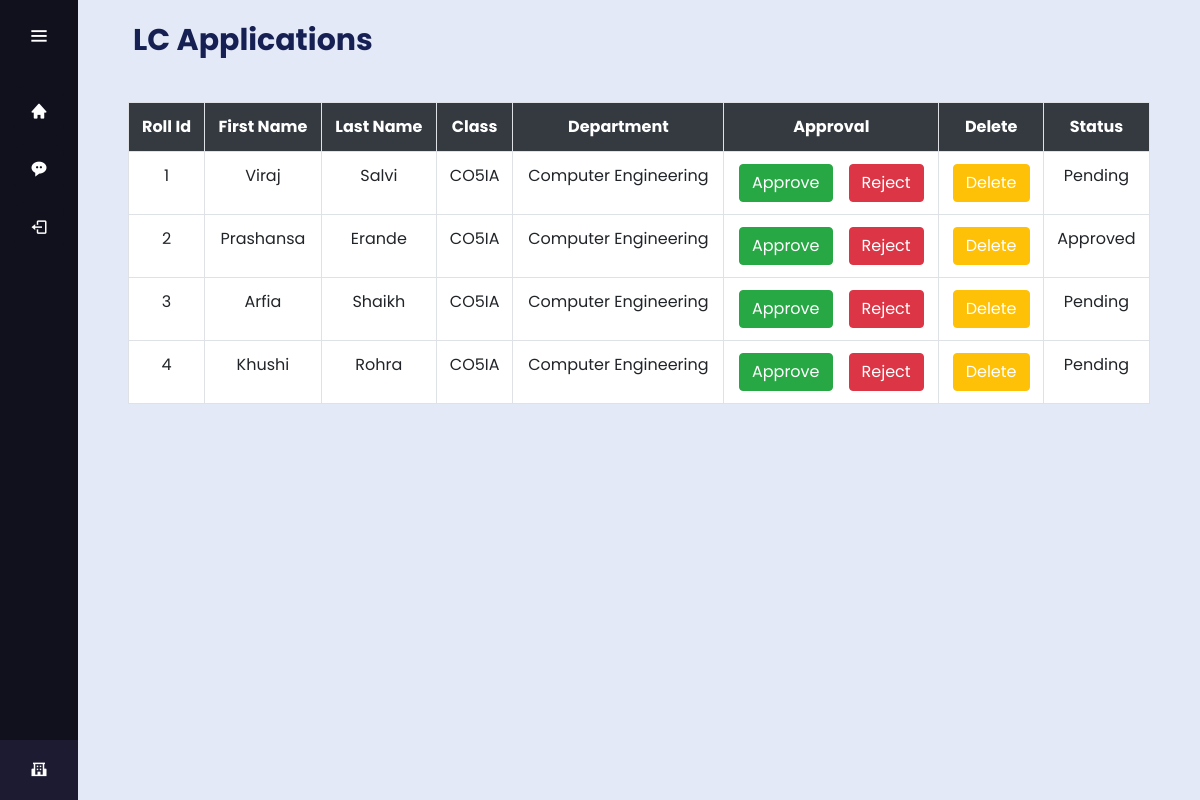
Screenshot of /scholarshipdepartment/view.php with the database file from the repository.
### tables this page shows
CREATE TABLE `apply_leave` (
  `id` int(11) DEFAULT NULL,
  `name` varchar(255) DEFAULT NULL,
  `lastname` varchar(255) DEFAULT NULL,
  `Class` varchar(20) NOT NULL,
  `department` varchar(255) DEFAULT NULL,
  `admin_status` varchar(20) NOT NULL,
  `admin_remark` varchar(255) NOT NULL,
  `hod_status` varchar(20) NOT NULL,
  `hod_remark` varchar(20) NOT NULL,
  `lib_status` varchar(20) NOT NULL,
  `lib_remark` varchar(20) NOT NULL,
  `lab_status` varchar(20) NOT NULL,
  `lab_remark` varchar(20) NOT NULL,
  `sch_status` varchar(20) NOT NULL,
  `sch_remark` varchar(20) NOT NULL
);

### scholarshipdepartment/view.php (the view, shortened to what this page needs)
<?php
$host = "127.0.0.1";
$user = "root";
$password = "";
$db_name = "leave_management";
$con = mysqli_connect($host, $user, $password, $db_name);
$q = "select * from apply_leave ";
$query = mysqli_query($con,$q);
?>
<!DOCTYPE html>
<html lang="en" dir="ltr">
  <head>
    <link rel="stylesheet" href="style.css">
    <link href='https://unpkg.com/boxicons@2.0.7/css/boxicons.min.css' rel='stylesheet'>
     <link rel="stylesheet" href="https://maxcdn.bootstrapcdn.com/bootstrap/4.0.0/css/bootstrap.min.css">
 <link rel="stylesheet" type="text/css" href="http://ajax.aspnetcdn.com/ajax/jquery.dataTables/1.9.4/css/jquery.dataTables.css">
   </head>
<body>
<div class="sidebar" >
    <div class="logo-details">
        <i class='bx bx-menu' id="btn" ></i>
    </div>
    <ul class="nav-list">
    <li>
       <a href="scholarshipdepartment.php">
         <i class='bx bxs-home icon' ></i>
       </a>
      </li>
     <li>
       <a href="view.php">
         <i class='bx bxs-message-rounded-dots icon' ></i>
       </a>
     </li>
     <li>
      <a href="../login.php">
        <i class='bx bx-log-out' ></i>
      </a>
    </li>
     <li class="profile">
         <i class='bx bxs-school' id="log_out" ></i>
     </li>
    </ul>
  </div>
  <section class="home-section">
  <div class="w3-main" style="margin-left:50px;margin-right:50px;">
    <header class="w3-container" style="padding-top:22px">
        <h5>
            <div style= "padding-left : 5px">
               <div style="color: #0a1449f1; font-size: 30px;">
            <b> LC  Applications</b><br><br>
        </h5>
    </header>
    <form method="POST" >
    <table  id="tabledata" class=" table table-striped table-hover table-bordered">
 <tr class="bg-dark text-white text-center" >
 <th> Roll Id</th>
 <th> First Name </th>
 <th> Last Name </th>
 <th> Class </th>
 <th> Department </th>
 <th> Approval </th>
 <th> Delete </th>
 <th> Status </th>
</tr>
<?php
while($res = mysqli_fetch_array($query))
{
  echo  "<tr class='text-center' style='background-color:white' >";
  echo  "<td > ".$res['id']." </td>";
  echo  "<td > ".$res['name']."</td>";
  echo  "<td > ".$res['lastname']."</td>";
  echo  "<td > ".$res['Class']." </td>";
  echo  "<td > ".$res['department']."  </td>";
  echo  "<td > <button type = 'submit' name='approved' method = 'POST' class='btn btn-success'> <a href='approve.php?id=$res[id]'class='text-white'> Approve  </a></button>&emsp;<button type = 'submit' name='rejected' method = 'POST' class='btn-danger btn'> <a href='reject.php?id=$res[id]'class='text-white'> Reject  </a></button></td>";
  echo  "<td > <button  class='btn btn-warning'> <a href='delete.php?id=$res[id]'class='text-white'> Delete  </a></button></td>";
  $rid = $res['id'];
  $res=mysqli_query($con,"select sch_status from apply_leave where id= $rid;");
  $row=mysqli_fetch_row($res);
  echo "<td > ".$row[0]."</td>";
}
?>
 </table>
</form>
</section>
</body>
</html>

### scholarshipdepartment/style.css (style rules this page uses)
* { margin: 0; padding: 0; box-sizing: border-box; font-family: "Poppins" , sans-serif; }
.sidebar { position: fixed; left: 0; top: 0; height: 100%; width: 78px; background: #11101D; padding: 6px 14px; z-index: 99; transition: all 0.5s ease; }
.sidebar .logo-details { height: 60px; display: flex; align-items: center; position: relative; }
.sidebar .logo-details #btn { position: absolute; top: 50%; right: 0; transform: translateY(-50%); font-size: 22px; transition: all 0.4s ease; font-size: 23px; text-align: center; cursor: pointer; transition: all 0.5s ease; }
.sidebar i { color: #fff; height: 60px; min-width: 50px; font-size: 28px; text-align: center; line-height: 60px; }
.sidebar .nav-list { margin-top: 20px; height: 100%; }
.sidebar li { position: relative; margin: 8px 0; list-style: none; }
.sidebar li a { display: flex; height: 100%; width: 100%; border-radius: 12px; align-items: center; text-decoration: none; transition: all 0.4s ease; background: #11101D; }
.sidebar li i { height: 50px; line-height: 50px; font-size: 18px; border-radius: 12px; }
.sidebar li.profile { position: fixed; height: 60px; width: 78px; left: 0; bottom: -8px; padding: 10px 14px; background: #1d1b31; transition: all 0.5s ease; overflow: hidden; }
.sidebar .profile #log_out { position: absolute; top: 50%; right: 0; transform: translateY(-50%); background: #1d1b31; width: 100%; height: 60px; line-height: 60px; border-radius: 0px; transition: all 0.5s ease; }
.home-section { position: relative; background: #E4E9F7; min-height: 100vh; top: 0; left: 78px; width: calc(100% - 78px); transition: all 0.5s ease; z-index: 2; }

### rows the page displays
apply_leave: id "1", name "Viraj", lastname "Salvi", Class "CO5IA", department "Computer Engineering", sch_status "Pending"
apply_leave: id "2", name "Prashansa", lastname "Erande", Class "CO5IA", department "Computer Engineering", sch_status "Approved"
apply_leave: id "3", name "Arfia", lastname "Shaikh", Class "CO5IA", department "Computer Engineering", sch_status "Pending"
apply_leave: id "4", name "Khushi", lastname "Rohra", Class "CO5IA", department "Computer Engineering", sch_status "Pending"
